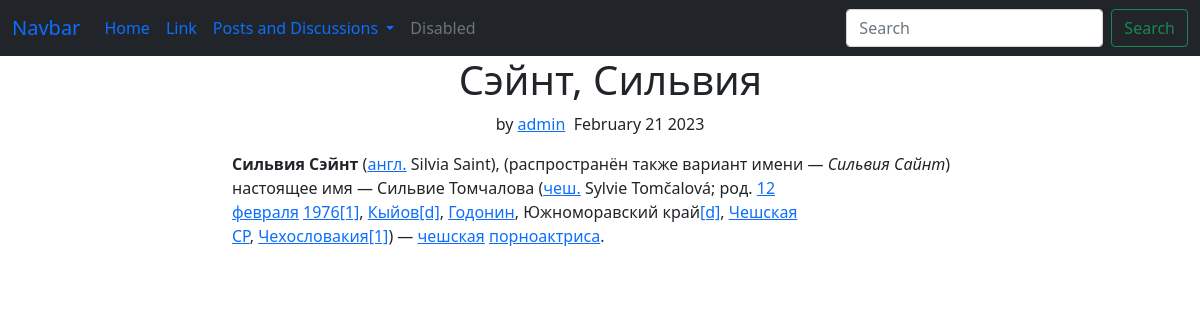
The page /posts/8/detail/ on the database its author committed.
### blog/models.py (models this page shows, shortened)
class Post(models.Model):
    class Meta:
        verbose_name = "Create a post"
        verbose_name_plural = "Create posts"
    title = models.CharField(max_length=200, db_index=True)
    content = RichTextField(max_length=4000, blank=True, null=True)
    date_created = models.DateTimeField(default=timezone.now)
    date_updated = models.DateTimeField(auto_now=True)
    author = models.ForeignKey(settings.AUTH_USER_MODEL, on_delete=models.CASCADE)
    slug = models.SlugField(max_length=50)
    liked_users = models.ManyToManyField(settings.AUTH_USER_MODEL, related_name="liked_posts", blank=True)
    saved_users = models.ManyToManyField(settings.AUTH_USER_MODEL, related_name="saved_posts", blank=True)
    """
    def save(self, *args, **kwargs) -> None:
        self.slug = slugify(self.title)
        return super().save(*args, **kwargs)
    """
    def total_likes_posts(self):
        return self.liked_users.count()
    def total_saves_posts(self):
        return self.saved_users.count()

### blog/views.py (the view)
# urls.py: path("posts/<int:pk>/detail/", post_detail_view, name="post-detail"),
def post_detail_view(request, pk):
    handle_page = get_object_or_404(Post, id=pk)
    total_comments = handle_page.comments_blog.all().filter(parent_comment=None).order_by("-id")
    total_comments2 = handle_page.comments_blog.all().order_by("-id")
    total_likes = handle_page.total_likes_posts()
    total_saves = handle_page.total_saves_posts()
    context = {"post": handle_page}
    return render(request, "blog/post_detail.html", context)

### blog/templates/blog/post_detail.html (shortened to what this page needs)
{% extends "blog/base.html" %}
{% block content_blog %}
<div class="row">
  <div class="col-lg-10 col-xl-8 offset-lg-1 offset-xl-2">
    <div class="intro">
      <h1 class="text-center" data-bss-hover-animate="pulse">&nbsp;
        {{post.title}}
      </h1>
      <p class="text-center">
        <span class="by">by</span> <a href="#">{{post.author}}</a>&nbsp;&nbsp;<span
          class="date">{{post.date_created|date:"F d Y"}} </span>
        {{post.content|safe }}
      </p>
    </div>
  </div>
</div>
{%endblock%}

### rows shown on the page
Post: title "Сэйнт, Сильвия", author "admin", date_created "February 21 2023", content "Сильвия Сэйнт ( англ. Silvia Saint), (распространён также вариант имени — Сильвия Сайнт ) настоящее имя — Сильвие Томчалова ( чеш. Sylvie Tomčalová; род. 12 февраля 1976 [1] , Кыйов [d] , Годонин , Южноморавский край [d] , Чешская СР , Чехословакия [1] ) — чешская порноактриса ."
